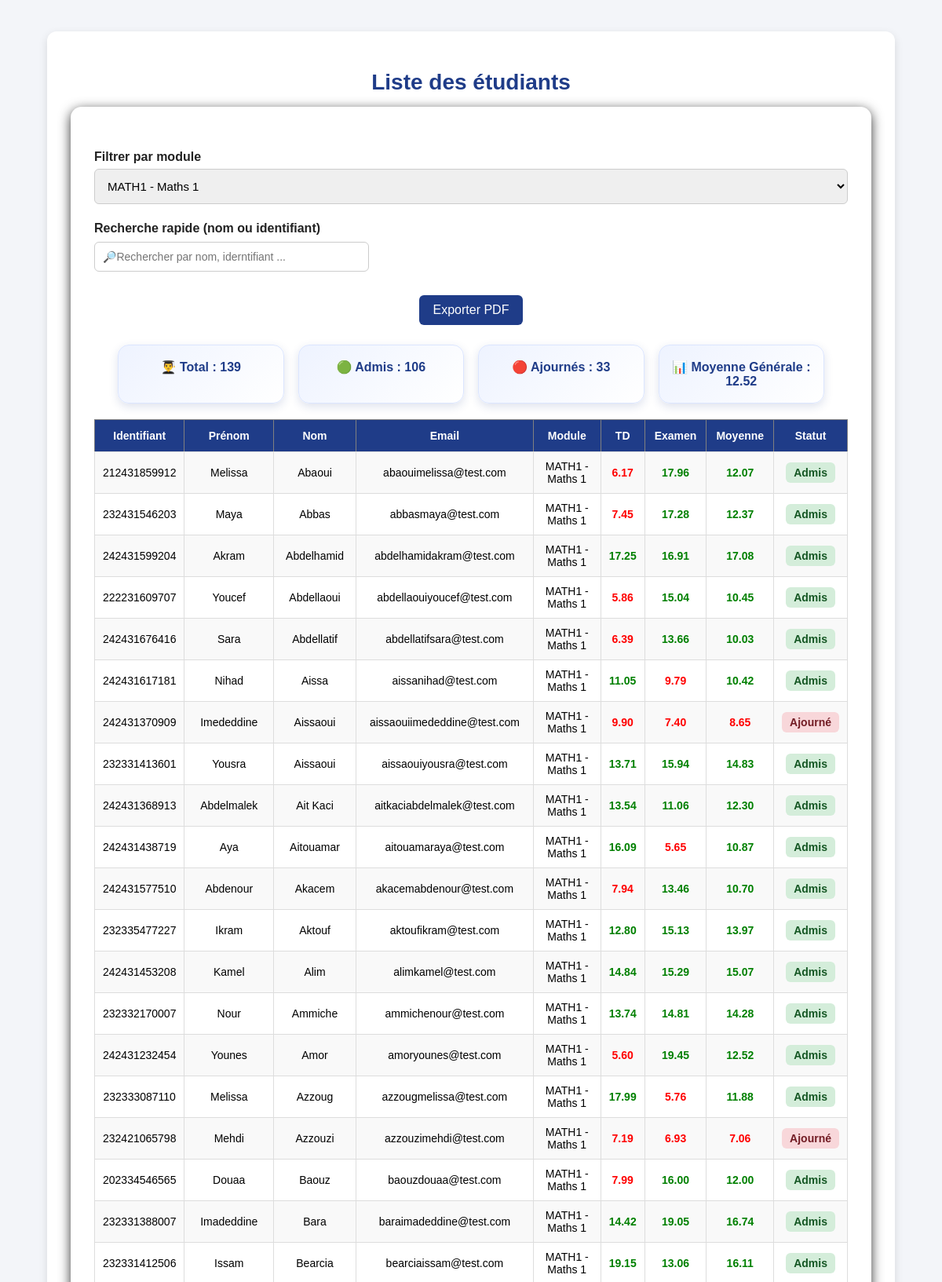
Page /public/students_list.php?module_id=1 (signed in, upper part) on the committed database.
### tables this page shows
CREATE TABLE `modules` (
  `id` int(11) NOT NULL,
  `code` varchar(20) NOT NULL,
  `name` varchar(20) NOT NULL,
  `teacher_id` int(11) NOT NULL,
  `coefficient` int(11) DEFAULT NULL
);

CREATE TABLE `users` (
  `id` int(11) NOT NULL COMMENT 'technical id for the db',
  `identifier` varchar(20) NOT NULL COMMENT 'employee id/ matricule',
  `password` varchar(255) NOT NULL,
  `role` enum('student','teacher','admin') NOT NULL,
  `first_name` varchar(20) NOT NULL,
  `last_name` varchar(20) NOT NULL,
  `email` varchar(50) NOT NULL,
  `created` timestamp NOT NULL DEFAULT current_timestamp() ON UPDATE current_timestamp() COMMENT 'timestamp for creation of the account',
  `status` tinyint(1) NOT NULL DEFAULT 1
  
);

### public/students_list.php (the view, shortened to what this page needs)
<?php
require_once "../config/bd.php";
$is_admin = $_SESSION["role"] === "admin";
$teacher_id = $_SESSION["id"] ?? 0;
$filter_module = isset($_GET["module_id"]) ? intval($_GET["module_id"]) : 0;
$modules = [];
if (!$is_admin) {
    $sql_modules = "SELECT id, code, name FROM modules WHERE teacher_id = ? ORDER BY name ASC";
    $stmt_modules = mysqli_prepare($conn, $sql_modules);
    mysqli_stmt_bind_param($stmt_modules, "i", $teacher_id);
    mysqli_stmt_execute($stmt_modules);
    $result_modules = mysqli_stmt_get_result($stmt_modules);
    while ($row = mysqli_fetch_assoc($result_modules)) {
        $modules[] = $row;
    }
}
if ($is_admin) {
    $sql = "
        SELECT id, identifier, first_name, last_name, email,status
        FROM users
        WHERE role = 'student'
        ORDER BY last_name ASC, first_name ASC
    ";
    $stmt = mysqli_prepare($conn, $sql);
} else {
    $sql = "
        SELECT
            users.id,
            users.identifier,
            users.first_name,
            users.last_name,
            users.email,
            modules.id AS module_id,
            modules.code,
            modules.name AS module_name,
            ROUND(MAX(CASE WHEN notes.type = 'td' THEN notes.value END), 2) AS td_note,
            ROUND(MAX(CASE WHEN notes.type = 'exam' THEN notes.value END), 2) AS exam_note
        FROM users
        CROSS JOIN modules
        LEFT JOIN notes
            ON notes.student_id = users.id
            AND notes.module_id = modules.id
        WHERE users.role = 'student'
          AND modules.teacher_id = ?
    ";
    if ($filter_module > 0) {
        $sql .= " AND modules.id = ? ";
    }
    $sql .= "
        GROUP BY users.id, users.identifier, users.first_name, users.last_name, users.email, modules.id, modules.code, modules.name
        ORDER BY users.last_name ASC, users.first_name ASC
    ";
    $stmt = mysqli_prepare($conn, $sql);
    if ($filter_module > 0) {
        mysqli_stmt_bind_param($stmt, "ii", $teacher_id, $filter_module);
    } else {
        mysqli_stmt_bind_param($stmt, "i", $teacher_id);
    }
}
mysqli_stmt_execute($stmt);
$result = mysqli_stmt_get_result($stmt);
$rows = [];
while ($row = mysqli_fetch_assoc($result)) {
    $rows[] = $row;
}
$total = 0;
$admis = 0;
$ajourne = 0;
$somme_moyennes = 0;
if (!$is_admin) {
    foreach ($rows as $user) {
        $td = $user["td_note"];
        $exam = $user["exam_note"];
        $moyenne = ($td !== null && $exam !== null) ? round(($td * 0.4) + ($exam * 0.6), 2) : null;
        if ($moyenne !== null) {
            $total++;
            $somme_moyennes += $moyenne;
            if ($moyenne >= 10) {
                $admis++;
            } else {
                $ajourne++;
            }
        }
    }
}
$moyenne_generale = ($total > 0) ? round($somme_moyennes / $total, 2) : 0;
?>
<!DOCTYPE html>
<html lang="fr">
<head>
    <link rel="stylesheet" href="assets/style.css">
</head>
<body>
<div class="container">
    <h1>Liste des étudiants</h1>
    <div class="card">
        <?php if (!$is_admin): ?>
            <form method="GET" class="module-filter-box">
                <label for="module_id">Filtrer par module</label>
                <select name="module_id" id="module_id" onchange="this.form.submit()">
                    <?php foreach ($modules as $module): ?>
                        <option value="<?php echo $module["id"]; ?>" <?php echo ($filter_module == $module["id"]) ? "selected" : ""; ?>>
                            <?php echo htmlspecialchars($module["code"] . " - " . $module["name"]); ?>
                        </option>
                    <?php endforeach; ?>
                </select>
            </form>
        <?php endif; ?>
        <div class="search-box">
            <label for="searchInput">Recherche rapide (nom ou identifiant)</label>
            <input type="text" id="searchInput" placeholder="🔎Rechercher par nom, iderntifiant ...">
        </div>
            <button class="btn export-btn" onclick="exportPDF()">Exporter PDF</button>
        <div id="pdf-content">
            <?php if (!$is_admin): ?>
                <div class="stats-box">
                    <div class="stat-item">👨‍🎓 Total : <?php echo $total; ?></div>
                    <div class="stat-item">🟢 Admis : <?php echo $admis; ?></div>
                    <div class="stat-item">🔴 Ajournés : <?php echo $ajourne; ?></div>
                    <div class="stat-item">📊 Moyenne Générale : <?php echo number_format($moyenne_generale, 2); ?></div>
                </div>
            <?php endif; ?>
            <table border="1" width="100%" cellpadding="10" cellspacing="0" id="dataTable">
                <tr>
                    <th>Identifiant</th>
                    <th>Prénom</th>
                    <th>Nom</th>
                    <th>Email</th>
                    <?php if (!$is_admin): ?>
                        <th>Module</th>
                        <th>TD</th>
                        <th>Examen</th>
                        <th>Moyenne</th>
                        <th>Statut</th>
                    <?php endif; ?>
                </tr>
                <?php foreach ($rows as $user) : ?>
                    <tr>
                        <td><?php echo htmlspecialchars($user["identifier"]); ?></td>
                        <td><?php echo htmlspecialchars($user["first_name"]); ?></td>
                        <td><?php echo htmlspecialchars($user["last_name"]); ?></td>
                        <td><?php echo htmlspecialchars($user["email"]); ?></td>
                        <?php if (!$is_admin): ?>
                            <?php
                            $td = $user["td_note"];
                            $exam = $user["exam_note"];
                            $moyenne = ($td !== null && $exam !== null) ? round(($td + $exam) / 2, 2) : null;
                            ?>
                            <td><?php echo htmlspecialchars($user["code"] . " - " . $user["module_name"]); ?></td>
                            <td class="<?php echo ($td !== null && $td >= 10) ? 'good' : 'bad'; ?>">
                                <?php echo ($td !== null) ? number_format($td, 2) : "-"; ?>
                            </td>
                            <td class="<?php echo ($exam !== null && $exam >= 10) ? 'good' : 'bad'; ?>">
                                <?php echo ($exam !== null) ? number_format($exam, 2) : "-"; ?>
                            </td>
                            <td class="<?php echo ($moyenne !== null && $moyenne >= 10) ? 'good' : 'bad'; ?>">
                                <?php echo ($moyenne !== null) ? number_format($moyenne, 2) : "-"; ?>
                            </td>
                            <td>
                                <?php
                                if ($moyenne === null) {
                                    echo "-";
                                } elseif ($moyenne >= 10) {
                                    echo "<span class='status-pass'>Admis</span>";
                                } else {
                                    echo "<span class='status-fail'>Ajourné</span>";
                                }
                                ?>
                            </td>
                        <?php endif; ?>
                    </tr>
                <?php endforeach; ?>
            </table>
        </div>
    </div>
</div>
</body>
</html>

### public/assets/style.css (style rules this page uses)
* { box-sizing: border-box; }
body { font-family: Arial, sans-serif; background-color: #f3f5f9; margin: 0; padding: 0; overflow-x: hidden; }
.container { width: 90%; max-width: 1100px; margin: 40px auto; background-color: #ffffff; padding: 30px; border-radius: 12px; box-shadow: 0 4px 12px rgba(0, 0, 0, 0.12); text-align: center; }
h1 { color: #1f3c88; margin-bottom: 15px; font-size: 28px; }
form { margin-top: 20px; text-align: left; }
label { display: block; margin-top: 12px; margin-bottom: 6px; color: #222; font-weight: bold; }
input, select { width: 100%; padding: 12px; border: 1px solid #ccc; border-radius: 6px; margin-bottom: 10px; font-size: 15px; box-sizing: border-box; }
.btn { display: inline-block; width: 100%; background-color: #1f3c88; color: white; text-decoration: none; padding: 12px 25px; border: none; border-radius: 6px; font-size: 16px; cursor: pointer; margin-top: 10px; text-align: center; }
.card { background-color: #ffffff; border-radius: 14px; padding: 35px 30px; box-shadow: 0 4px 15px rgba(0, 0, 0, 0.8); text-align: center; }
table { width: 100%; border-collapse: collapse; margin-top: 20px; font-size: 14px; }
table th { background-color: #1f3c88; color: white; padding: 12px; }
table td { border: 1px solid #ddd; padding: 10px; }
table tr:nth-child(even) { background-color: #f9f9f9; }
.good { color: green; font-weight: bold; }
.bad { color: red; font-weight: bold; }
.search-box { margin-bottom: 20px; text-align: left; }
.search-box label { display: block; margin-bottom: 8px; font-weight: bold; }
.search-box input { width: 100%; max-width: 350px; padding: 10px; border-radius: 6px; border: 1px solid #ccc; font-size: 14px; }
table td:last-child { font-weight: bold; }
table td { text-align: center; }
table th { text-align: center; }
.status-pass { background-color: #d4edda; color: #155724; padding: 5px 10px; border-radius: 6px; font-weight: bold; display: inline-block; }
.status-fail { background-color: #f8d7da; color: #721c24; padding: 5px 10px; border-radius: 6px; font-weight: bold; display: inline-block; }
.stats-box { display: grid; grid-template-columns: repeat(4, 1fr); gap: 18px; margin: 25px auto 10px auto; max-width: 900px; }
.stat-item { background: linear-gradient(135deg, #eef3ff, #ffffff); color: #1f3c88; padding: 18px 15px; border-radius: 14px; font-weight: bold; font-size: 16px; text-align: center; box-shadow: 0 4px 12px rgba(31, 60, 136, 0.15); border: 1px solid #dce6ff; }
.export-btn { width: auto; padding: 10px 18px; margin-top: 0; }

### rows in the picture
modules: users.identifier "212431859912", users.first_name "Melissa", users.last_name "Abaoui", users.email "abaouimelissa@test.com", code+name "MATH1 - Maths 1", td "6.17", exam "17.96", moyenne "12.07", shows "Admis", users.identifier "232431546203", users.first_name "Maya", users.last_name "Abbas", users.email "abbasmaya@test.com", td "7.45", exam "17.28", moyenne "12.37", users.identifier "242431599204", users.first_name "Akram", users.last_name "Abdelhamid", users.email "abdelhamidakram@test.com", td "17.25", exam "16.91", moyenne "17.08", users.identifier "222231609707", users.first_name "Youcef", users.last_name "Abdellaoui", users.email "abdellaouiyoucef@test.com", td "5.86", exam "15.04", moyenne "10.45", users.identifier "242431676416", users.first_name "Sara", users.last_name "Abdellatif", users.email "abdellatifsara@test.com", td "6.39", exam "13.66", moyenne "10.03", users.identifier "242431617181", users.first_name "Nihad", users.last_name "Aissa", users.email "aissanihad@test.com", td "11.05", exam "9.79", moyenne "10.42", users.identifier "242431370909", users.first_name "Imededdine", users.last_name "Aissaoui", users.email "aissaouiimededdine@test.com", td "9.90", exam "7.40", moyenne "8.65", users.identifier "232331413601", users.first_name "Yousra", users.email "aissaouiyousra@test.com", td "13.71", exam "15.94", moyenne "14.83", users.identifier "242431368913", users.first_name "Abdelmalek", users.last_name "Ait Kaci", users.email "aitkaciabdelmalek@test.com", td "13.54", exam "11.06", moyenne "12.30", users.identifier "242431438719", users.first_name "Aya", users.last_name "Aitouamar", users.email "aitouamaraya@test.com", td "16.09", exam "5.65", moyenne "10.87", users.identifier "242431577510", users.first_name "Abdenour", users.last_name "Akacem", users.email "akacemabdenour@test.com", td "7.94", exam "13.46", moyenne "10.70", users.identifier "232335477227", users.first_name "Ikram", users.last_name "Aktouf", users.email "aktoufikram@test.com", td "12.80", exam "15.13", moyenne "13.97", users.identifier "242431453208", users.first_name "Kamel", users.last_name "Alim", users.email "alimkamel@test.com", td "14.84", exam "15.29", moyenne "15.07", users.identifier "232332170007", users.first_name "Nour", users.last_name "Ammiche", users.email "ammichenour@test.com", td "13.74", exam "14.81", moyenne "14.28", users.identifier "242431232454", users.first_name "Younes", users.last_name "Amor", users.email "amoryounes@test.com", td "5.60", exam "19.45", moyenne "12.52", users.identifier "232333087110", users.last_name "Azzoug", users.email "azzougmelissa@test.com", td "17.99", exam "5.76", moyenne "11.88", users.identifier "232421065798", users.first_name "Mehdi", users.last_name "Azzouzi", users.email "azzouzimehdi@test.com", td "7.19", exam "6.93", moyenne "7.06", users.identifier "202334546565", users.first_name "Douaa", users.last_name "Baouz", users.email "baouzdouaa@test.com", td "7.99", exam "16.00", moyenne "12.00", users.identifier "232331388007", users.first_name "Imadeddine", users.last_name "Bara", users.email "baraimadeddine@test.com", td "14.42", exam "19.05", moyenne "16.74", users.identifier "232331412506", users.first_name "Issam", users.last_name "Bearcia", users.email "bearciaissam@test.com", td "19.15", exam "13.06", moyenne "16.11"

### other values in the picture
$total "139"
$admis "106"
$ajourne "33"
$moyenne_generale "12.52"
form field module_id "MATH1 - Maths 1"
